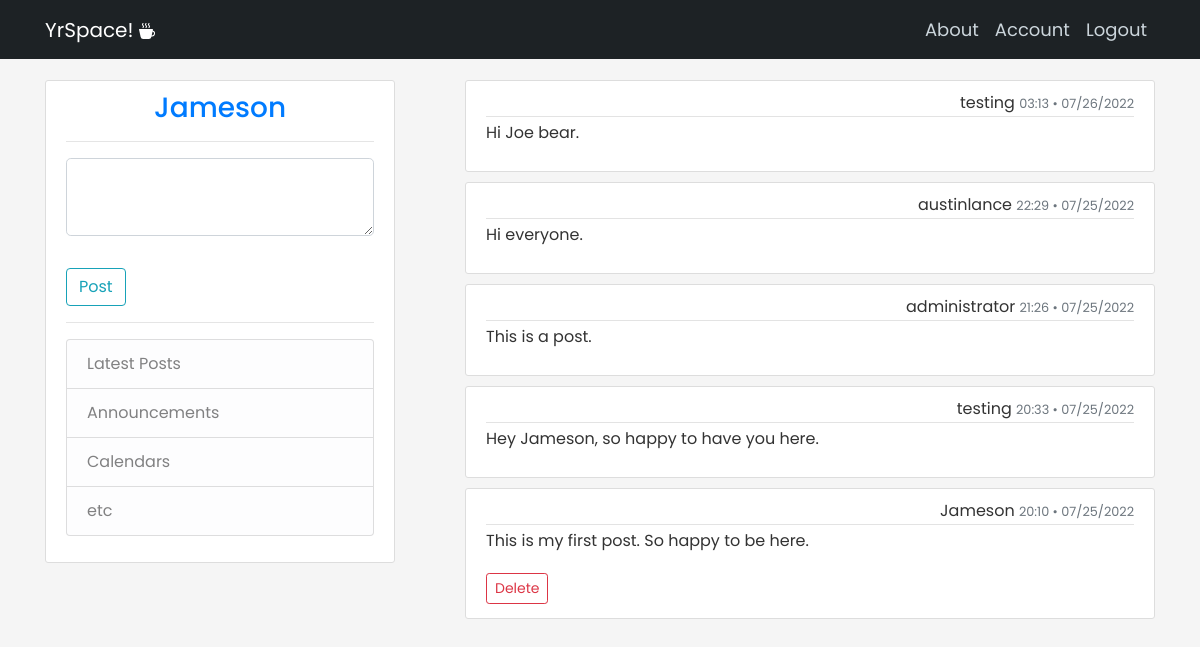
The app's page / (signed in) with its own data.
### yourspace/models.py (models this page shows, shortened)
class User(db.Model, UserMixin):
    id = db.Column(db.Integer, primary_key=True)
    username = db.Column(db.String(80), unique=True, nullable=False)
    password = db.Column(db.String(60), nullable=False)
    email = db.Column(db.String(120), unique=True, nullable=False)
    posts = db.relationship('Post', backref='author', lazy=True) #One to Many Relationship with Post table
    is_admin = db.Column(db.Boolean, unique=False, default=False)

class Post(db.Model):
    id = db.Column(db.Integer, primary_key=True)
    date_posted = db.Column(db.DateTime, nullable=False, default=datetime.utcnow)
    content = db.Column(db.Text, nullable=False)
    user_id = db.Column(db.Integer, db.ForeignKey('user.id'), nullable=False)

### yourspace/routes.py (the view)
@app.route('/', methods=['GET', 'POST'])
def home():
    posts = Post.query.order_by(Post.date_posted.desc()).all()
    form = PostForm()
    if form.validate_on_submit():
        post = Post(content=form.content.data, author=current_user)
        db.session.add(post)
        db.session.commit()
        flash(f'Your post has been created.', 'success')
        return redirect(url_for('home'))
    return render_template('home.html', form=form, posts=posts)

### yourspace/forms.py
class PostForm(FlaskForm):
    content = TextAreaField('Content', validators=[DataRequired()])
    submit = SubmitField('Post')

### yourspace/models.py (called while the page is built)
@login_manager.user_loader
def load_user(user_id):
    return User.query.get(int(user_id))

### yourspace/templates/home.html (shortened to what this page needs)
{% extends "base.html" %}
{% block content %}
  {% if posts | length == 0 %}
    <article class="media content-section">
        <div class="media-body">
          <div class="article-metadata">
            <p>No posts yet. :( </p>
        </div>
      </article>
  {% else %}
    <ul>
    {% for post in posts %}
    <article class="media content-section">
        <div class="media-body">
          <div class="article-metadata">
            {{ post.author.username }}
            <small class="text-muted">{{ post.date_posted.strftime("%H:%M • %m/%d/%Y") }}</small>
          </div>
          <p class="article-content">{{ post.content }}</p>
          {% if post.author == current_user %}
          <div class="text-end">
            <button type="button" class="btn btn-outline-danger btn-sm mt-1 mb-1" data-toggle="modal" data-target="#deleteModal">Delete</button>
          </div>
        {% endif %}
        </div>
      </article>
      {% endfor %}
      </ul>
    {% endif %}
</div>
{% endblock content %}

### yourspace/templates/base.html (shortened to what this page needs)
<!DOCTYPE html>
<html lang="en">
  <head>
    <link
      rel="stylesheet"
      href="https://maxcdn.bootstrapcdn.com/bootstrap/4.5.2/css/bootstrap.min.css"
    />
    <link
    rel="stylesheet"
    type="text/css"
    href="{{ url_for('static', filename='index.css')}}"
    />
  </head>
  <body>
    <header class="site-header">
      <nav class="navbar navbar-expand-md navbar-dark bg-breaker fixed-top">
        <div class="container">
          <a class="navbar-brand mr-4" href="{{ url_for('home') }}">YrSpace!
        </a>
          <div class="collapse navbar-collapse" id="navbarToggle">
            <div class="navbar-nav">
              {% if current_user.is_authenticated %}
                <a class="nav-item nav-link" href="{{ url_for('about') }}">About</a>
                <a class="nav-item nav-link" href="{{ url_for('account') }}">Account</a>
                <a class="nav-item nav-link" href="{{ url_for('logout') }}">Logout</a>
              {% else %}
                <a class="nav-item nav-link" href="{{ url_for('about') }}">About</a>
                <a class="nav-item nav-link" href="{{ url_for('login') }}">Login</a>
                <a class="nav-item nav-link" href="{{ url_for('register') }}">Register</a>
              {% endif %}
            </div>
          </div>
        </div>
      </nav>
    </header>
    <main role="main" class="container">
        <div class="row">
            <div class="col-md-4">
                <div class="content-section">
                  {% if current_user.is_authenticated %}
                  <h3><a href="{{ url_for('account')}}">{{ current_user.username }}</a></h3>
                    <hr/>
                  <form action="" method="POST">
                    <fieldset class="form-group">
                        <div class="form-group">
                          {% if form.content.errors %}
                              {{ form.content(class="form-control form-control-lg is-invalid") }}
                              <div class="invalid-feedback">
                                  {% for error in form.content.errors %}
                                      <span>{{ error }}</span>
                                  {% endfor %}
                              </div>
                          {% else %}
                              {{ form.content(class="form-control form-control-lg") }}
                          {% endif %}
                        </div>
                      </fieldset>
                      <div class="form-group">
                        {{form.submit(class="btn btn-outline-info")}}
                      </div>
                  </form>
                  <hr/>
                  {% else %}
                  <h3>Join YrSpace today.</h3>
                  <hr />
                  {% endif %}
                  <ul class="list-group">
                    <li class="list-group-item list-group-item-light">Latest Posts</li>
                    <li class="list-group-item list-group-item-light">Announcements</li>
                    <li class="list-group-item list-group-item-light">Calendars</li>
                    <li class="list-group-item list-group-item-light">etc</li>
                  </ul>
              </div>
            </div>
          <div class="col-md-8">
            {% block content %}{% endblock %}
          </div>
      </main>
  </body>
</html>

### yourspace/static/index.css (style rules this page uses)
body { background: whitesmoke; color: #333333; margin-top: 5rem; font-family: 'Poppins', sans-serif;; }
h1, h2, h3, h4, h5, h6 { color: #444444; }
h3 { color: #444444; text-align: center; }
.bg-breaker { background-color: #1d2225; }
.site-header .navbar-nav .nav-link { color: #cbd5db; font-size: 18px; font-family: 'Poppins', sans-serif;; }
.content-section { background: #ffffff; padding: 10px 20px; border: 1px solid #dddddd; border-radius: 3px; margin-bottom: 10px; }
.article-content { white-space: pre-line; }
.article-metadata { padding-bottom: 1px; margin-bottom: 4px; border-bottom: 1px solid #e3e3e3; text-align: right; }
a { text-decoration: none; }

### records on screen
User: username "Jameson"
Post: author.username "testing", date_posted "03:13 • 07/26/2022", content "Hi Joe bear."
Post: author.username "austinlance", date_posted "22:29 • 07/25/2022", content "Hi everyone."
Post: author.username "administrator", date_posted "21:26 • 07/25/2022", content "This is a post."
Post: author.username "testing", date_posted "20:33 • 07/25/2022", content "Hey Jameson, so happy to have you here."
Post: author.username "Jameson", date_posted "20:10 • 07/25/2022", content "This is my first post. So happy to be here.", shows "Delete"
